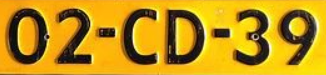
#> input picture Test/02CD39.png, 326 x 75 px, given in place of Video4_2.avi, which was not available
$ python threshold.py
#> lines starting #> are read from the running program, lines starting #| are printed output that depends on the picture; after the words box and inside, x2 and y2 are one past the last pixel; in counts of white or black regions, pixels touching at a corner belong together; pictures that were not available may be replaced by others from this repository, and a replacement may not be noted
#> further down, frame is the input picture: shape (75, 326, 3); mean B, G, R 23.6, 148, 192.6
### Localization.py
import matplotlib.pyplot as plt
import cv2
import numpy as np
import time
start_time = time.time()

"""
In this file, you need to define plate_detection function.
To do:
	1. Localize the plates and crop the plates
	2. Adjust the cropped plate images
Inputs:(One)
	1. image: captured frame in CaptureFrame_Process.CaptureFrame_Process function
	type: Numpy array (imread by OpenCV package)
Outputs:(One)
	1. plate_imgs: cropped and adjusted plate images
	type: list, each element in 'plate_imgs' is the cropped image(Numpy array)
Hints:
	1. You may need to define other functions, such as crop and adjust function
	2. You may need to define two ways for localizing plates(yellow or other colors)
"""


def filter_yellow(img):
    hsv = cv2.cvtColor(img, cv2.COLOR_BGR2HSV)
#> hsv: shape (75, 326, 3); mean H, S, V 26.6, 211.6, 192.7
    return cv2.inRange(hsv, (15, 50, 100), (35, 255, 255))
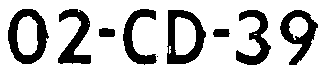
#> returned value: shape (75, 326); 76.9% white; 9 black regions (1 under 20 px), largest, box (x1, y1, x2, y2) and area: (8, 9, 49, 64) 1049, (167, 10, 206, 64) 1026, (58, 9, 91, 64) 868

def dfs(img, point):
    visited = np.zeros(img.shape, dtype=np.ubyte)
    queue = [point]

    max_y = 0
    min_y = 99999
    max_x = 0
    min_x = 99999

    while len(queue) > 0:
        point = queue.pop(0)
        x = point[0]
        y = point[1]

        max_y = max(max_y, y)
        min_y = min(min_y, y)
        max_x = max(max_x, x)
        min_x = min(min_x, x)

        if visited[y][x]:
            continue
        visited[y][x] = 1
        if x > 0 and img[y][x-1] > 0 and visited[y][x-1] == 0:
            queue.append([x-1, y])
        if x < img.shape[1] - 1 and img[y][x+1] > 0 and visited[y][x+1] == 0:
            queue.append([x+1, y])
        if y > 0 and img[y-1][x] > 0 and visited[y-1][x] == 0:
            queue.append([x, y-1])
        if y < img.shape[0] - 1 and img[y+1][x] > 0 and visited[y+1][x] == 0:
            queue.append([x, y+1])

    return (visited, [min_y, max_x, max_y, min_x])

# [14 lines left out: functions calculateArea, calculateAspectRatio, not called in this run]


# [tl, tr, br, bl]
def rotate_both_planes(img, corners):
    width = min(img.shape[1], max(int(corners[1][0]) - int(corners[0][0]), int(corners[2][0]) - int(corners[3][0])))
    height = min(img.shape[0], max(int(corners[2][1]) - int(corners[1][1]), int(corners[3][1]) - int(corners[0][1])))
    corners = np.float32(corners)
    mappedCorners = np.float32([[0, 0], [width, 0], [width, height], [0, height]])

    if height < 1 or width < 1:
        return None

    A = np.zeros((12, 9))
    for i in range(4):
        A[i * 3] = [mappedCorners[i][0], mappedCorners[i][1], 1, 0, 0, 0, 0, 0, 0]
        A[i * 3 + 1] = [0, 0, 0, mappedCorners[i][0], mappedCorners[i][1], 1, 0, 0, 0]
        A[i * 3 + 2] = [0, 0, 0, 0, 0, 0, mappedCorners[i][0], mappedCorners[i][1], 1]

    b = np.zeros(12)
    for i in range(4):
        b[i * 3] = corners[i][0]
        b[i * 3 + 1] = corners[i][1]
        b[i * 3 + 2] = 1

    # find the least-squares solution of Ah=b
    # h = vector with value of the transform a,b,c,d,e,f,g,h,i
    h = np.linalg.lstsq(A, b, rcond=None)[0]

    # turn it into a matrix
    M = np.zeros((3, 3))
    for i in range(9):
        M[i // 3][i % 3] = h[i]

    result = np.zeros((height, width, 3), dtype=np.uint8)

    for j in range(height):
        for i in range(width):
            cords = np.matmul(M, [i, j, 1])
            x = np.clip(round(cords[0]/cords[2]), 0, img.shape[1]-1)
            y = np.clip(round(cords[1]/cords[2]), 0, img.shape[0]-1)
            result[j][i] = img[y][x]

    return result

# [7 lines left out: function evaluateBoxes, not called in this run]

def generate_horizontal_line(points, startX):
    left_var = np.var(points[:20])
    rigth_var = np.var(points[-20:])

    if left_var < rigth_var:
        points = points[:len(points)-20]
    else:
        points = points[20:]
        startX += 20

    x = np.arange(startX, startX + len(points), dtype=int)
    A = np.vstack([x, np.ones(len(x))]).T

    a, b = np.linalg.lstsq(A, points, rcond=None)[0]

    return (a, b)

def get_middle(arr, radius, startY):
    if len(arr) <= 2 * radius + 1:
        return (arr, startY)
    m = len(arr) // 2
    return (arr[m - radius:m+radius], startY - radius)


def generate_vertical_line(points, startY):
    cut = len(points) // 3

    top_var = np.var(points[:cut])
    bottom_var = np.var(points[-cut:])

    if top_var < bottom_var:
        points = points[:len(points)-cut]
    else:
        points = points[cut:]
        startY += cut


    mid_cut = len(points) // 5

    points, startY = get_middle(points, mid_cut, startY)


    diffs = np.zeros(len(points) - 1)
    for i in range(len(points) - 1):
        diffs[i] = np.abs(points[i] - points[i + 1])

    coords = []
    median_diff = np.quantile(diffs, 0.15)
    if median_diff == 0:
        median_diff = 1

    for i in range(len(diffs)):
        if diffs[i] < median_diff:
            coords.append([startY + i, points[i]])

    coords = np.array(coords)
    y = np.array(coords[:, 0])
    A = np.vstack([y, np.ones(len(y))]).T

    a, b = np.linalg.lstsq(A, coords[:, 1], rcond=None)[0]

    return (a, b)

# s1 - pair representing the origin of v1
# v1 - pair representing vector v1
# s2 - pair representing the origin of v2
# v2 - pair representing vector v2
# s1+v1*t = s2+v2*u
# v1*t+(-v2)*u = s2-s1
# x[0] holds t and x[1] holds u
# returns a tuple (x,y) = the intersection point
def intersection(s1, v1, s2, v2):
    a = np.array([[v1[0], -v2[0]], [v1[1], -v2[1]]])
    b = np.array([s2[0]-s1[0], s2[1]-s1[1]])
    x = np.linalg.solve(a, b)
    result = (x[0]*v1[0]+s1[0], x[0]*v1[1]+s1[1])
    return result


def find_bounding_lines(dfs_map, extremas):
    img = dfs_map[extremas[0]:extremas[2]+1, extremas[3]:extremas[1]+1]

    # Find top line
    top_line_points = np.zeros(extremas[1] - extremas[3] + 1, dtype=int)
    for i in range(len(top_line_points)):
        top_line_points[i] = extremas[0] + np.min(np.where(img[:, i] != 0))

    top_line = generate_horizontal_line(top_line_points, extremas[3])

    # Find bottom line
    bottom_line_points = np.zeros(extremas[1] - extremas[3] + 1, dtype=int)
    for i in range(len(bottom_line_points)):
        bottom_line_points[i] = extremas[0] + np.max(np.where(img[:, i] != 0))

    bottom_line = generate_horizontal_line(bottom_line_points, extremas[3])

    # Find left line
    left_line_points = np.zeros(extremas[2] - extremas[0] + 1, dtype=int)
    for i in range(len(left_line_points)):
        left_line_points[i] = extremas[3] + np.min(np.where(img[i, :] != 0))

    left_line = generate_vertical_line(left_line_points, extremas[0])
    # Find right line
    right_line_points = np.zeros(extremas[2] - extremas[0] + 1, dtype=int)
    for i in range(len(right_line_points)):
        right_line_points[i] = extremas[3] + np.max(np.where(img[i, :] != 0))
    right_line = generate_vertical_line(right_line_points, extremas[0])

    vecTop = (1, top_line[0])
    topx = (extremas[1]+extremas[3])/2
    startTop = (topx, top_line[0] * topx + top_line[1])

    vecBot = (1, bottom_line[0])
    startBot = (topx, bottom_line[0] * topx + bottom_line[1])


    vecLeft = (left_line[0], 1)
    lefty = (extremas[0]+extremas[2])/2
    startLeft = (left_line[0] * lefty + left_line[1], lefty)

    vecRight = (right_line[0], 1)
    startRight = (right_line[0] * lefty + right_line[1], lefty)

    leftTop = intersection(startLeft, vecLeft, startTop, vecTop)
    rightTop = intersection(startRight, vecRight, startTop, vecTop)
    rightBot = intersection(startRight, vecRight, startBot, vecBot)
    leftBot = intersection(startLeft, vecLeft, startBot, vecBot)

    corners = np.array([leftTop, rightTop, rightBot, leftBot])

    return corners


def plate_detection(frame):
    if frame is None:
        return None
    yellow = filter_yellow(frame)

    kernel1 = np.ones((21, 21), np.uint8)
    kernel2 = np.ones((3, 3), np.uint8)

    yellow = cv2.erode(yellow, kernel2, dst=yellow, iterations=1)
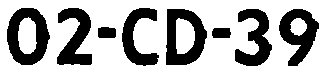
#> yellow: shape (75, 326); 69.3% white; 8 black regions, largest, box (x1, y1, x2, y2) and area: (7, 8, 50, 65) 1365, (166, 9, 207, 65) 1347, (279, 9, 319, 66) 1175
    yellow = cv2.morphologyEx(yellow, cv2.MORPH_CLOSE, kernel2)
    gray = cv2.morphologyEx(yellow, cv2.MORPH_CLOSE, kernel1)
#> gray: shape (75, 326); every value is 255

    m = np.zeros(gray.shape)

    for y in range(gray.shape[0]):
        for x in range(gray.shape[1]):

            if gray[y][x] == 0:
                continue

            if m[y][x]:
                continue
            dfs_map, extremas = dfs(gray, [x, y])
            m = np.logical_or(m, dfs_map)

            # Reject if too small
            if extremas[2] - extremas[0] < 20 or extremas[1] - extremas[3] < 100:
                continue

            corners = find_bounding_lines(dfs_map, extremas)
            return rotate_both_planes(frame, corners)
#> dfs_map: shape (75, 326); every value is 1
    return None

### threshold.py
from __future__ import print_function
import cv2 as cv
import argparse

import numpy as np

from Localization import plate_detection

max_value = 255
max_value_H = 360 // 2
low_H = 0
low_S = 0
low_V = 0
high_H = max_value_H
high_S = max_value
high_V = max_value
alpha = 1
beta = 1
window_capture_name = 'Video Capture'
window_detection_name = 'HSV threshold'
detect_show = "Object detection"
low_H_name = 'Low H'
low_S_name = 'Low S'
low_V_name = 'Low V'
high_H_name = 'High H'
high_S_name = 'High S'
high_V_name = 'High V'
alpha_name = 'alpha'
beta_name = 'beta'


# [56 lines left out: functions on_low_H_thresh_trackbar, on_high_H_thresh_trackbar, on_low_S_thresh_trackbar, on_high_S_thresh_trackbar, on_low_V_thresh_trackbar, on_high_V_thresh_trackbar and 2 more, not called in this run]

parser = argparse.ArgumentParser(description='Code for Thresholding Operations using inRange tutorial.')
parser.add_argument('--camera', help='Camera divide number.', default=0, type=int)
args = parser.parse_args()
# cap = cv.VideoCapture(args.camera)
img_nums = [4, 5, 7, 8, 10, 13, 14, 17, 20]
i = 0
cap = cv.VideoCapture("TrainingSet/Categorie I/Video" + str(img_nums[i]) + "_2.avi")
ret, frame = cap.read()
frame = plate_detection(frame)
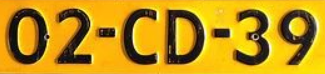
#> frame: shape (74, 325, 3); mean B, G, R 23.2, 147.5, 192.1

cv.namedWindow(window_capture_name)
cv.namedWindow(window_detection_name)
cv.resizeWindow(window_detection_name, 300, 400)
cv.namedWindow(detect_show)
cv.createTrackbar(low_H_name, window_detection_name, low_H, max_value_H, on_low_H_thresh_trackbar)
cv.createTrackbar(high_H_name, window_detection_name, high_H, max_value_H, on_high_H_thresh_trackbar)
cv.createTrackbar(low_S_name, window_detection_name, low_S, max_value, on_low_S_thresh_trackbar)
cv.createTrackbar(high_S_name, window_detection_name, high_S, max_value, on_high_S_thresh_trackbar)
cv.createTrackbar(low_V_name, window_detection_name, low_V, max_value, on_low_V_thresh_trackbar)
cv.createTrackbar(high_V_name, window_detection_name, high_V, max_value, on_high_V_thresh_trackbar)
cv.createTrackbar(alpha_name, window_detection_name, alpha, 1000, alpha_trackbar)
cv.createTrackbar(beta_name, window_detection_name, beta, 500, beta_trackbar)


# odpalasz se normalnie i ustawiasz alpha na 100 i beta na 250 bo chciałem więcej stepów mieć a nie umiem w trackbary xdd
# n to poprzedni frame a m następny no i HSV czaisz, ogólnie to średnio pomaga ten kontrast xd ale popróbuj
while True:


    # ret, frame = cap.read()
    if frame is None:
        break
    scaledframe = cv.convertScaleAbs(frame, alpha=alpha/100, beta=beta-250)
    frame_HSV = cv.cvtColor(scaledframe, cv.COLOR_BGR2HSV)
#> frame_HSV: shape (74, 325, 3); mean H, S, V 93.3, 1.8, 248.9
    frame_threshold = cv.inRange(frame_HSV, (low_H, low_S, low_V), (high_H, high_S, high_V))
#> frame_threshold: shape (74, 325); every value is 255

    cv.imshow(window_capture_name, scaledframe)
    cv.imshow(detect_show, frame_threshold)

    key = cv.waitKey(30)
#> (key q is pressed here)
    if key == ord('n'):
        if i==0:
            continue
        i-=1
        cap = cv.VideoCapture("TrainingSet/Categorie I/Video" + str(img_nums[i]) + "_2.avi")
        ret, frame = cap.read()
        frame = plate_detection(frame)

    if key == ord('m'):
        if i==len(img_nums)-1:
            continue
        i += 1
        cap = cv.VideoCapture("TrainingSet/Categorie I/Video" + str(img_nums[i]) + "_2.avi")
        ret, frame = cap.read()
        frame = plate_detection(frame)


    if key == ord('q') or key == 27:
        break

$ run again, on Test/31CD06.png
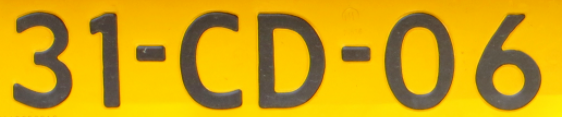
#> input picture Test/31CD06.png, 562 x 117 px, given in place of Video4_2.avi, which was not available
#> frame is the input picture: shape (117, 562, 3); mean B, G, R 17.8, 165.7, 208.3
#> hsv: shape (117, 562, 3); mean H, S, V 21.8, 208.8, 208.3
#> in filter_yellow, `return cv2.inRange(hsv, (15, 50, 100), (35, 255, 255))`:
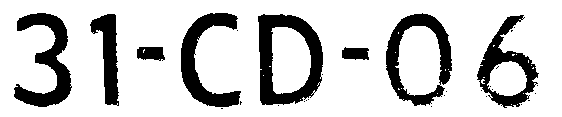
#> returned value: shape (117, 562); 79.7% white; 30 black regions (22 under 20 px), largest, box (x1, y1, x2, y2) and area: (258, 14, 323, 105) 2817, (14, 13, 72, 107) 2255, (386, 13, 452, 106) 2228
#> yellow: shape (117, 562); 74.6% white; 8 black regions, largest, box (x1, y1, x2, y2) and area: (257, 13, 324, 107) 3419, (385, 12, 453, 108) 2876, (13, 12, 73, 108) 2752
#> gray: shape (117, 562); every value is 255
#> `frame = plate_detection(frame)`:
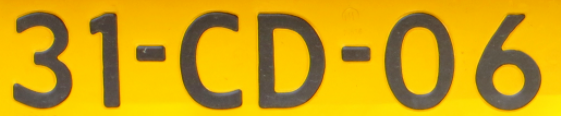
#> frame: shape (116, 561, 3); mean B, G, R 17.9, 165.1, 207.9
#> frame_HSV: shape (116, 561, 3); mean H, S, V 88, 2, 248.8
#> frame_threshold: shape (116, 561); every value is 255

$ run again, on Test/40CD94.png
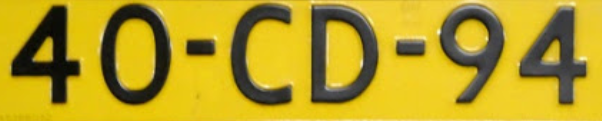
#> input picture Test/40CD94.png, 602 x 121 px, given in place of Video4_2.avi, which was not available
#> frame is the input picture: shape (121, 602, 3); mean B, G, R 34.9, 159.7, 183.9
#> hsv: shape (121, 602, 3); mean H, S, V 30.4, 184, 184.2
#> in filter_yellow, `return cv2.inRange(hsv, (15, 50, 100), (35, 255, 255))`:
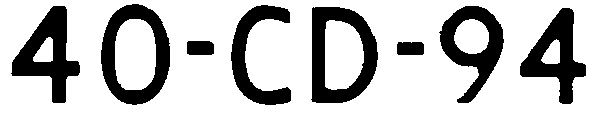
#> returned value: shape (121, 602); 76.2% white; 8 black regions, largest, box (x1, y1, x2, y2) and area: (311, 7, 378, 103) 3156, (101, 4, 170, 105) 3008, (11, 6, 80, 103) 2902
#> yellow: shape (121, 602); 72% white; 8 black regions, largest, box (x1, y1, x2, y2) and area: (310, 6, 379, 104) 3703, (100, 3, 171, 106) 3575, (10, 5, 81, 104) 3326
#> gray: shape (121, 602); 98.3% white; 2 black regions, box (x1, y1, x2, y2) and area: (43, 11, 68, 38) 661, (551, 17, 574, 41) 549
#> `frame = plate_detection(frame)`:
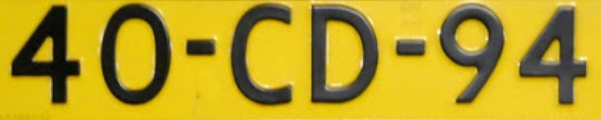
#> frame: shape (120, 601, 3); mean B, G, R 34.7, 159.2, 183.4
#> frame_HSV: shape (120, 601, 3); mean H, S, V 94.8, 1.4, 248.8
#> frame_threshold: shape (120, 601); every value is 255
